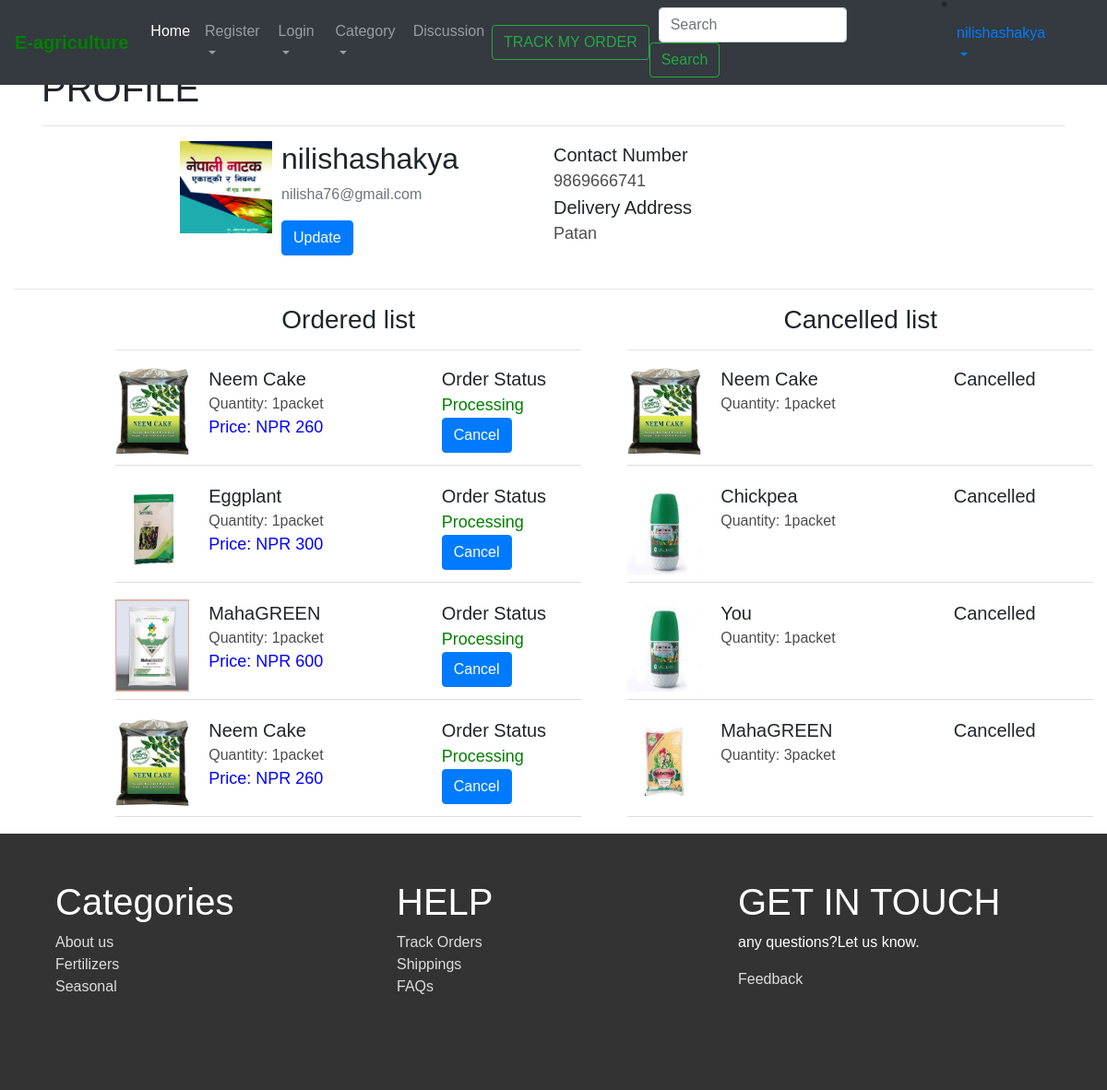
The app's page /profile/ (signed in) with its own data.
### customer/models.py (models this page shows)
class Customer(models.Model):
    username = models.CharField(max_length=30)
    firstname = models.CharField(max_length=10)
    lastname = models.CharField(max_length=10)
    email = models.CharField(max_length=255,default='')
    delivery = models.CharField(max_length=255,default='')
    phone = models.IntegerField(default=0)
    image = models.ImageField(default='/profile_pics/default.jpg',upload_to='profile_pics')

class Cancellation(models.Model):
    username = models.CharField(max_length=30)
    image = models.ImageField(default='default.jpg',upload_to='profile_pics')
    product_name = models.CharField(max_length=255)
    product_id = models.IntegerField()
    product_quantity = models.CharField(max_length=255)

### products/models.py (models this page shows)
class Order(models.Model):
    STATUS = (
        ('processing','processing'),
        ('shipping','shipping'),
        ('delivered','delivered'),
    )
    PAYMENT = (
        ('pending','pending'),
        ('paid','paid'),
    )
    username = models.CharField(max_length=30)
    user_email = models.CharField(max_length=255)
    image = models.ImageField(default='default.jpg',upload_to='profile_pics')
    date_posted = models.DateTimeField(default=timezone.now,null=True)
    customer_contact = models.IntegerField()
    delivery_address= models.CharField(max_length=255)
    product_name = models.CharField(max_length=255)
    product_id = models.IntegerField()
    product_quantity = models.CharField(max_length=255)
    product_category = models.CharField(max_length=255, default='')
    subtotal = models.IntegerField()
    delivery_charge = models.IntegerField()
    total_amount = models.IntegerField()
    ordernumber = models.IntegerField(default=0)
    orderstatus=models.CharField(max_length=255,default='processing',choices=STATUS)
    paymentmethod = models.CharField(max_length=255,default='cash on delivery')
    paymentstatus = models.CharField(max_length=255,default='pending',choices=PAYMENT)

### customer/views.py (the view)
# urls.py: path('profile/',profile,name='profile'),
def profile(request):
    currentuser = request.user.username
    profile = Customer.objects.filter(username=currentuser).first()
    allprods = []
    prod = Order.objects.filter(username=currentuser).order_by('-id')
    page = request.GET.get('page',1)
    paginator = Paginator(prod,10)
    try:
        products = paginator.page(page)
    except PageNotAnInteger:
        products = paginator.page(1)
    except EmptyPage:
        products = paginator.page(paginator.num_pages)
    n = len(products)
    allprods.append([products,range(1,n)])
    allcancels = []
    cprod = Cancellation.objects.filter(username=currentuser).order_by('-id')
    page = request.GET.get('page',1)
    paginator = Paginator(cprod,10)
    try:
        cproducts = paginator.page(page)
    except PageNotAnInteger:
        cproducts = paginator.page(1)
    except EmptyPage:
        cproducts = paginator.page(paginator.num_pages)
    n = len(cproducts)
    allcancels.append([cproducts,range(1,n)])
    context = {
        'profile':profile,
        'allprods':allprods,
        'allcancels':allcancels
    }
    return render(request,'customer/profile.html',context)

### customer/templates/customer/profile.html (shortened to what this page needs)
{% extends 'customer/base1.html' %}
{% block content %}
<div class="block" style="float:left; width:100%; height: inherit;">
  <div class="container">
    <h1 style=""> PROFILE </h1>
    <hr>
    <div class="media" style="width: 50%;float: left;height: inherit;margin-bottom: 50px; padding-left:150px;">
        <div class="media-img" style="">
            <img src="/media/{{profile.image}}" alt="" style="height: 100px;width: 100px;">
        </div>
        <div class="media-body" style="margin-left:10px;">
            <h2 class="acount-heading">{{user.username}}</h2>
            <p class="text-secondary">{{user.email}}</p>
            <a href="/updateprofile/"><button class="btn btn-primary" style="">Update</button></a>
        </div>
    </div>
    <div class="u_info" style="width:50%; float:left; height:inherit; padding-right:150px;">
        <span style="font-size:20px;">Contact Number</span>
        <span style="font-size:18px; color:rgba(0,0,0,.7);">{{profile.phone}}</span>
        <span style="font-size:20px;">Delivery Address</span>
        <span style="font-size:18px; color:rgba(0,0,0,.7);">{{profile.delivery}}</span>
    </div>
</div>
<hr style="margin-top: 15%;">
<div class="container" style="margin-right:15%;margin-left: 6%;">
    <div class="orderlist" style="width: 50%;float: left;padding: 0px 25px;height: inherit;">
        <h3 style="text-align:center;">Ordered list</h3>
        <hr>
        {% for products, range in allprods %}
        {% if products %}
        {% for p in products %}
        <div class="pl" style="width: 100%;float: left;height: inherit;margin-bottom: 18px;border-bottom: 1px solid #ddd;padding-bottom:8px ;">
            <span style="width: 20%;float: left;">
                <img src="/media/{{p.image}}" alt="" style="width: 80px;height: 100px;">
            </span>
            <span  style="width: 50%;float: left;text-transform: capitalize;">
                <span style="width: 100%;float: left;font-size: 20px;">
                    {{p.product_name}}
                </span>
                <span style="width: 100%;float: left;font-size: 16px;color: rgba(0,0,0,.7);">
                    quantity: {{p.product_quantity}}
                </span>
                <span style="width: 100%;float: left;font-size: 18px;color: blue;">
                    price: NPR {{p.total_amount}}
                </span>
            </span>
            <span style="width: 30%;float: left;text-transform: capitalize;">
                <span style="width: 100%;float: left;font-size: 20px;">
                    order status
                </span>
                <span style="width: 100%;float: left;font-size: 18px;color:green;">
                    {{p.orderstatus}}
                </span>
                <span style="width: 100%;float: left;">
                    {% if p.orderstatus != 'shipping' %}
                    {% if p.orderstatus != 'delivered' %}
                    <a href="/ordercancel/{{p.ordernumber}}/"><button type="button" class="btn btn-primary">Cancel</button></a>
                    {% endif %}
                    {% endif %}
                </span>
            </span>
        </div>
        {% endfor %}
            {% else %}
            <div class="product_not_found">
                <h6>There is no recent orders.</h6>
            </div>
            {% endif %}
            {% endfor %}
    </div>
    <div class="cancellist" style="width: 50%;float: left;padding: 0px 25px;height: inherit;">
        <h3 style="text-align:center;">Cancelled list</h3>
        <hr>
        {% for cproducts, range in allcancels %}
        {% if cproducts %}
        {% for p in cproducts %}
        <div class="pl" style="width: 100%;float: left;height: inherit;margin-bottom: 18px;border-bottom: 1px solid #ddd;padding-bottom:8px ;">
            <span style="width: 20%;float: left;">
                <img src="/media/{{p.image}}" alt="" style="width: 80px;height: 100px;">
            </span>
            <span  style="width: 50%;float: left;text-transform: capitalize;">
                <span style="width: 100%;float: left;font-size: 20px;">
                    {{p.product_name}}
                </span>
                <span style="width: 100%;float: left;font-size: 16px;color: rgba(0,0,0,.7);">
                    quantity: {{p.product_quantity}}
                </span>
            </span>
            <span style="width: 30%;float: left;text-transform: capitalize;">
                <span style="width: 100%;float: left;font-size: 20px;">
                  Cancelled
                </span>
            </span>
        </div>
        {% endfor %}
            {% else %}
            <div class="product_not_found">
                <h6>There is no recent cancellation.</h6>
            </div>
            {% endif %}
            {% endfor %}
    </div>
</div>
</div>
{% endblock %}

### customer/templates/customer/base1.html (shortened to what this page needs)
<!DOCTYPE html>
{% load static %}
<html lang="en">
<head>
    <link rel="stylesheet" href="https://maxcdn.bootstrapcdn.com/bootstrap/4.0.0/css/bootstrap.min.css">
    <link rel="stylesheet" href="{% static 'customer/css/home.css' %}">
  </head>
<body>
    <nav class="navbar navbar-expand-sm navbar-dark bg-dark fixed-top" style="margin-bottom: 50px;">
          <a class="navbar-brand" href="{%url 'home' %}"><span style="color: green ;font-weight: 900;">E-agriculture</span></a>
          <div class="collapse navbar-collapse" id="navbarSupportedContent">
            <ul class="navbar-nav mr-auto">
              <li class="nav-item active">
                <a class="nav-link" href="{%url 'home' %}">Home <span class="sr-only">(current)</span></a>
              </li>
              <li class="nav-item dropdown">
                <a class="nav-link dropdown-toggle" href="#" id="navbarDropdown" role="button" data-toggle="dropdown" aria-haspopup="true" aria-expanded="false">
                  Register
                </a>
              </li>
              <li class="nav-item dropdown">
                <a class="nav-link dropdown-toggle" href="#" id="navbarDropdown" role="button" data-toggle="dropdown" aria-haspopup="true" aria-expanded="false">
                  Login
                </a>
              </li>
              <li class="nav-item dropdown">
                <a class="nav-link dropdown-toggle" href="#" id="navbarDropdown" role="button" data-toggle="dropdown" aria-haspopup="true" aria-expanded="false">
                  Category
                </a>
              </li>
              <li class="nav-item">
                <a class="nav-link" href="/discussion/displayforum">Discussion</a>
              </li>
            </ul>
              <button type="button" class="btn btn-outline-success" id="track_btn_ord" data-toggle="modal" data-target="#TrackOrder">
                TRACK MY ORDER
              </button>
              <form method="get" action="/search" class="form-inline mr-5 my-lg-0 ">
                <input class="form-control mr-sm-1" type="search" placeholder="Search" aria-label="Search" name="search" id="search" style="margin-left: 10px;">
                <button class="btn btn-outline-success my-0 my-sm-0" type="submit">Search</button>
              </form>
              {% if user.is_authenticated %}
              <li class="nav-item dropdown" style="margin-top: -2%;margin-right: 3%;">
              <a class="nav-link dropdown-toggle" href="#" id="navbarDropdown" role="button" data-toggle="dropdown" aria-haspopup="true" aria-expanded="false">
              {{user.username}}
              </a>
            </li>
              {% endif %}
          </div>
    </nav><br><br><br>
  <div class="container-fluid">
    {% block content %}
    {% endblock %}
  </div>
  <div class="row mt-5">
    <div class="footerbanner">
      <div class="container">
        <div class="col-md-4" style="float: left;">
          <div class="footer">
            <h1>Categories</h1>
            <a href="{% url 'about' %}">About us</a><br>
            <a href="" class="disabled">Fertilizers</a><br>
            <a href=""> Seasonal </a>
          </div>
      </div>
      <div class="col-md-4" style="float: left;">
        <div class="footer">
          <h1>HELP</h1>
          <a href="" class="disabled">Track Orders</a><br>
          <a href="" class="disabled">Shippings</a><br>
          <a href=""> FAQs </a>
        </div>
      </div>
      <div class="col-md-4" style="float: left;">
        <div class="footer">
          <h1>GET IN TOUCH</h1>
          <p style="color: #fff; ">any questions?Let us know.</p>
          <a href="/discussion/feedback">Feedback</a><br>
        </div>
      </div>
      </div>
    </div>
  </div>
</body>
</html>

### customer/static/customer/css/home.css (style rules this page uses)
* { font-family: 'Gill Sans', 'Gill Sans MT', Calibri, 'Trebuchet MS', sans-serif; padding: 0px; margin: 0px; }
body { margin: 0px; padding: 0px; overflow-x: hidden; }
.footerbanner { padding:50px 0px 100px 0px; height: inherit; width: 100%; float: left; background: rgba(0,0,0,.8); }
.footer { height: inherit; width: 100%; float: left; }
.footer h1 { color: #fff; }
.footer a { color: #ddd; text-decoration: none; }

### customer/templates/customer/profile.html (style rules this page uses)
.u_info span { float:left; width:100%; text-transform: capitalize; }

### records on screen
Customer: image (picture), phone "9869666741", delivery "Patan"
Order: image (picture), product_name "Neem Cake", product_quantity "1packet", total_amount "260", orderstatus "Processing"
Order: image (picture), product_name "Eggplant", product_quantity "1packet", total_amount "300", orderstatus "Processing"
Order: image (picture), product_name "MahaGREEN", product_quantity "1packet", total_amount "600", orderstatus "Processing"
Order: image (picture), product_name "Neem Cake", product_quantity "1packet", total_amount "260", orderstatus "Processing"
Cancellation: image (picture), product_name "Neem Cake", product_quantity "1packet"
Cancellation: image (picture), product_name "Chickpea", product_quantity "1packet"
Cancellation: image (picture), product_name "You", product_quantity "1packet"
Cancellation: image (picture), product_name "MahaGREEN", product_quantity "3packet"

### other values on screen
{{ user.username }} "nilishashakya"
{{ user.email }} "nilisha76@gmail.com"
